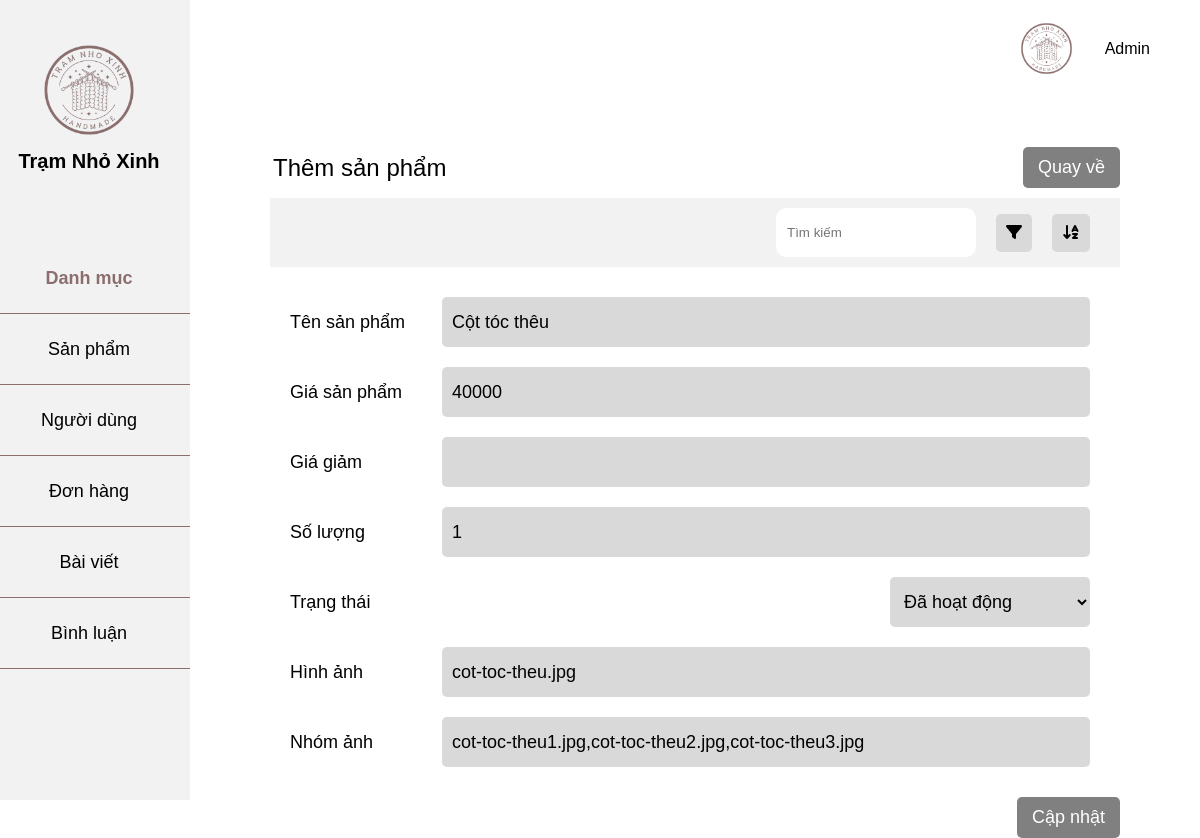
The page /admin/index.php?page=editpro&id=41 on the database its author committed.
### tables this page shows
CREATE TABLE `products` (
  `id` int(11) NOT NULL,
  `name` varchar(255) NOT NULL,
  `price` int(11) NOT NULL,
  `salePrice` int(11) DEFAULT NULL,
  `description` text DEFAULT NULL,
  `detail` text DEFAULT NULL,
  `image` varchar(255) NOT NULL,
  `listImages` text DEFAULT NULL,
  `color` varchar(255) DEFAULT NULL,
  `material` varchar(255) DEFAULT NULL,
  `quantity` int(11) NOT NULL,
  `status` tinyint(1) NOT NULL,
  `view` int(11) DEFAULT NULL,
  `idCate` int(11) NOT NULL
);

### app/model/database.php (called while the page is built, shortened)
<?php
class Database
{
    private $servername = "localhost";
    private $username = "root";
    private $password = "";
    private $dbname = "handmade_db";
    private $conn;
    function __construct()
    {
        try {
            $this->conn = new PDO("mysql:host=$this->servername;dbname=$this->dbname; charset=utf8", $this->username, $this->password);
            $this->conn->setAttribute(PDO::ATTR_ERRMODE, PDO::ERRMODE_EXCEPTION);
        } catch (PDOException $e) {
            echo "Connection failed: " . $e->getMessage();
        };
    }
    function query($sql, $param = [])
    {
        $this->stmt = $this->conn->prepare($sql);
        $this->stmt->execute($param);
        return $this->stmt;
    }
    public function getOne($sql)
    {
        $statement = $this->query($sql);
        return $statement->fetch(PDO::FETCH_ASSOC);
    }
}

### app/model/productModel.php (called while the page is built, shortened)
<?php
class ProductModel
{
    private $db;
    function __construct()
    {
        $this->db = new Database();
    }
    function getIdPro($id){
        if($id > 0 ){
            $sql =  "SELECT * FROM products WHERE id = $id";
            return $this->db->getOne($sql);
        }else{
            return null;
        }
    }
}

### admin/app/view/productEdit.php (the view, shortened to what this page needs)
<div class="main">
                    <div class="main-category">
                        <div class="main-danhmuc">
                            <p>Thêm sản phẩm</p>
                            <a href="?page=product">Quay về</a>
                        </div>
                        <div class="main-header">
                            <div class="right-main-header">
                                <input type="text" placeholder="Tìm kiếm">
                                <div class="filter"><i class="fa-solid fa-filter"></i></div>
                                <div class="sort"><i class="fa-solid fa-arrow-down-a-z"></i></div>
                            </div>
                        </div>
                    </div>
                    <form action="?page=updatepro" method="post" enctype="multipart/form-data">
                        <div class="main-product">
                        <?php extract($data['detail']);?>
                            <div class="category-main-product">
                                <label for="Tên danh mục">Tên sản phẩm</label>
                                <input type="text" value="<?= $name ?>" name="name">
                            </div>
                            <div class="category-main-product">
                                <label for="">Giá sản phẩm</label>
                                <input type="text" name="price" value="<?= $price ?>">
                            </div>
                            <div class="category-main-product">
                                <label for="">Giá giảm</label>
                                <input type="text" name="salePrice" value="<?= $salePrice?>">
                            </div>
                            <div class="category-main-product">
                                <label for="">Số lượng</label>
                                <input type="number" name="quantity" value="<?= $quantity?>">
                            </div>
                            <div class="category-main-product">
                                <label for="status">Trạng thái</label>
                                <select name="status" id="">
                                    <option class="status success" value="" <?= ($status === 1) ? 'selected' : ''?>>Đã hoạt động</option>
                                </select>
                            </div>
                            <div class="category-main-product">
                                <label for="">Hình ảnh</label>
                                <input type="text" value="<?= $image ?>">
                            </div>
                            <div class="category-main-product">
                                <label for="">Nhóm ảnh</label>
                                <input type="text" value="<?= $listImages ?>">
                            </div>
                        </div>
                        <div class="submit-main-product">
                            <button type="submit" name="submit">Cập nhật</button>
                        </div>
                    </form>
                </div>
            </div>
        </div>
    </div>
</body>
</html>

### admin/public/css/grid.css (style rules this page uses)
* { margin: 0; padding: 0; box-sizing: border-box; }

### admin/public/css/Admin.css (style rules this page uses)
body { font-family: Arial; }
.main { margin: 50px 80px; height: auto; }
.main-category { display: grid; }
.main-danhmuc { display: flex; justify-content: space-between; align-items: center; }
.main-danhmuc p { font-size: 24px; margin: 3px; text-align: left; }
.main-danhmuc a { font-size: 18px; text-decoration: none; color: white; border-radius: 5px; background-color: #808080; padding: 10px 15px; }
.main-header { margin-top: 10px; display: flex; justify-content: space-between; background-color: #f2f2f2; height: 69px; }
.main-header .right-main-header { display: flex; align-items: center; justify-content: space-around; margin-left: auto; margin-right: 30px; }
.right-main-header input[type="text"] { margin-right: 20px; padding: 5px 10px; border-radius: 10px; border: 1px solid white; width: 200px; height: 49px; }
.right-main-header .filter { margin-right: 20px; background-color: #d9d9d9; padding: 10px; border-radius: 5px; }
.right-main-header .sort { background-color: #d9d9d9; padding: 10px; border-radius: 5px; }
.status { padding: 5px 10px; border-radius: 4px; color: #fff; }
.status.success { color: #5DD613; background-color: #F0FBF1; }
.main-product { margin: 20px; }
.category-main-product { display: flex; align-items: center; justify-content: space-between; }
.category-main-product label { font-size: 18px; }
.category-main-product option { margin: 10px; width: 80%; height: 50px; border-radius: 5px; background-color: #d9d9d9; border: none; }
.category-main-product input { margin: 10px; width: 80%; height: 50px; border-radius: 5px; font-size: 18px; background-color: #d9d9d9; border: none; padding: 0 10px; }
.category-main-product select { margin: 10px; width: 200px; height: 50px; border-radius: 5px; font-size: 18px; background-color: #d9d9d9; border: none; padding: 0 10px; }
.submit-main-product { width: 100%; display: flex; align-items: center; justify-content: right; }
button { font-size: 18px; text-decoration: none; color: white; background-color: #808080; border-radius: 5px; padding: 10px 15px; border: none; }

### rows shown on the page
products: name "Cột tóc thêu", price "40000", quantity "1", status "Đã hoạt động", image "cot-toc-theu.jpg", listImages "cot-toc-theu1.jpg,cot-toc-theu2.jpg,cot-toc-theu3.jpg"
